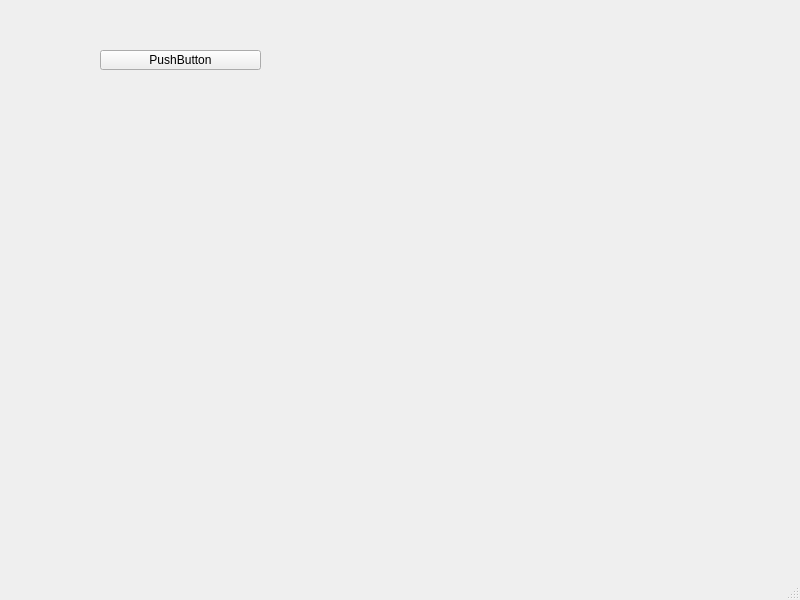
<?xml version="1.0" encoding="UTF-8"?>
<ui version="4.0">
 <class>MainWindow</class>
 <widget class="QMainWindow" name="MainWindow">
  <property name="geometry">
   <rect>
    <x>0</x>
    <y>0</y>
    <width>800</width>
    <height>600</height>
   </rect>
  </property>
  <property name="windowTitle">
   <string>MainWindow</string>
  </property>
  <widget class="QWidget" name="centralwidget">
   <widget class="MyButton" name="pushButton">
    <property name="geometry">
     <rect>
      <x>100</x>
      <y>50</y>
      <width>161</width>
      <height>20</height>
     </rect>
    </property>
    <property name="text">
     <string>PushButton</string>
    </property>
   </widget>
  </widget>
  <widget class="QMenuBar" name="menubar">
   <property name="geometry">
    <rect>
     <x>0</x>
     <y>0</y>
     <width>800</width>
     <height>21</height>
    </rect>
   </property>
  </widget>
  <widget class="QStatusBar" name="statusbar"/>
 </widget>
 <customwidgets>
  <customwidget>
   <class>MyButton</class>
   <extends>QPushButton</extends>
   <header>mybutton.h</header>
  </customwidget>
 </customwidgets>
 <resources/>
 <connections/>
</ui>
